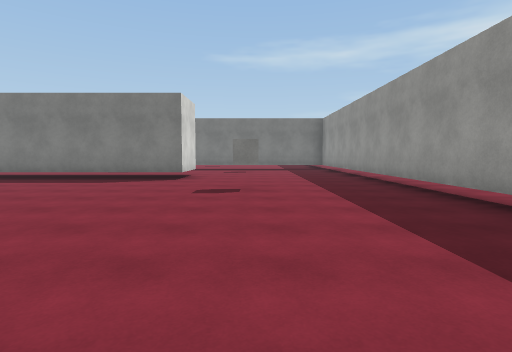
View 1 (above)

24 first-person views from a walk through a Unity game level. The camera is 1.4 m above the floor, tilts 4° down and sees 80° across. The floor is counted in squares, 2 m on a side. Each view is taken from the middle of a square. On the plan, view 1 faces up. The plan holds only what a view shows up to about 10 squares ahead; the rest is blank. The place goes on beyond the plan. The player character is not drawn. Surface patterns are stand-ins for the level's own textures.

View 2
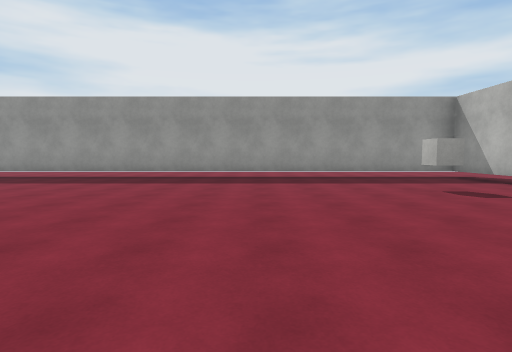

View 3
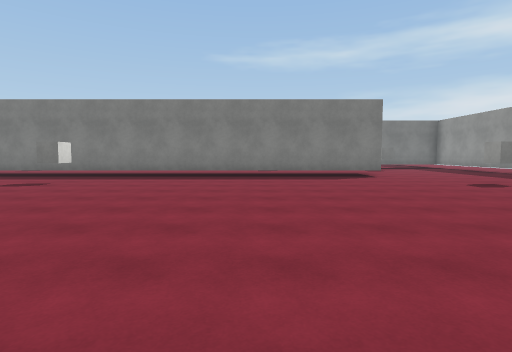

View 4
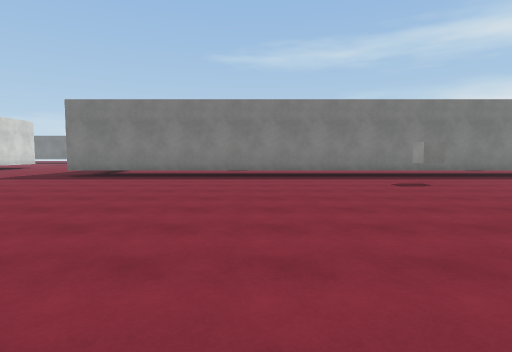

View 5
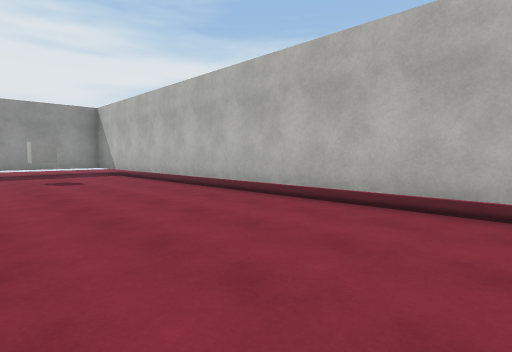

View 6
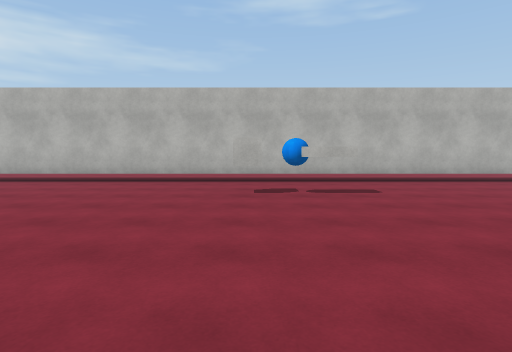

View 7
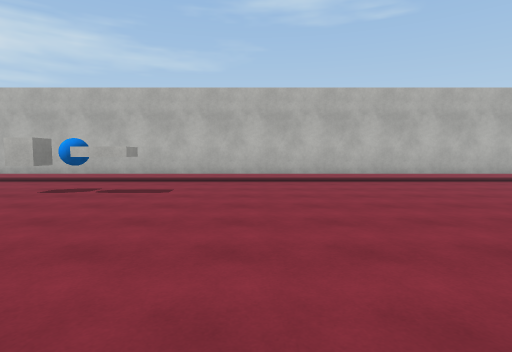

View 8
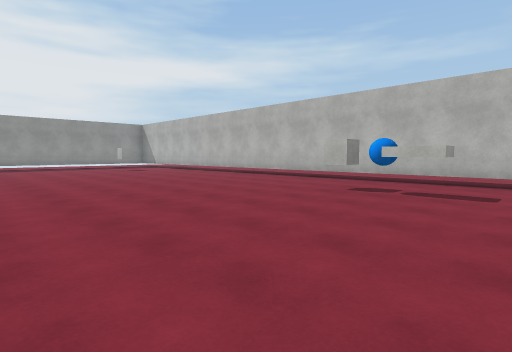

View 9
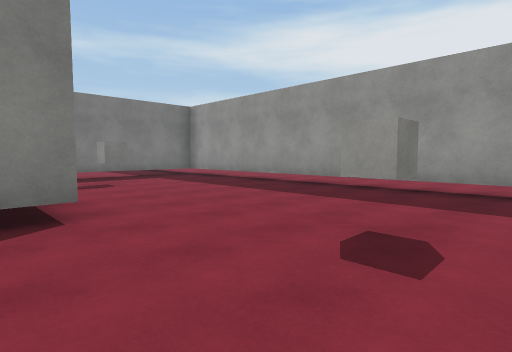

View 10
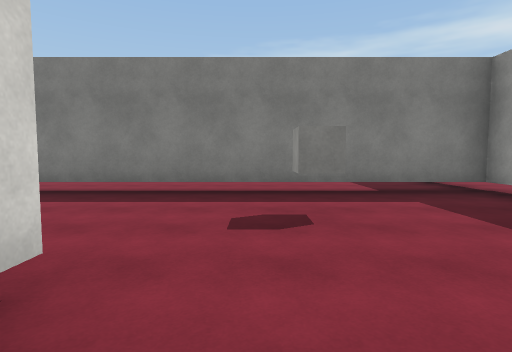

View 11
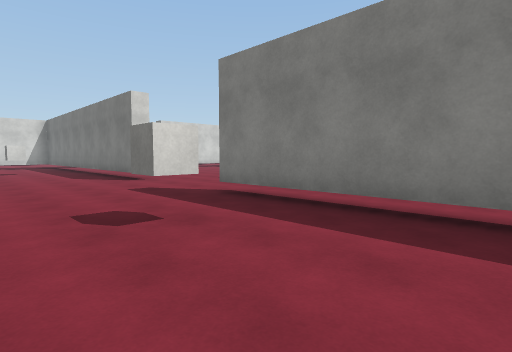

View 12
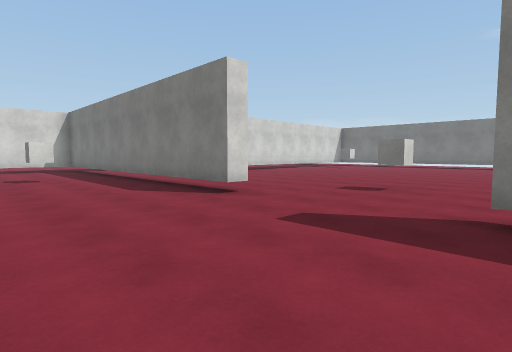

View 13
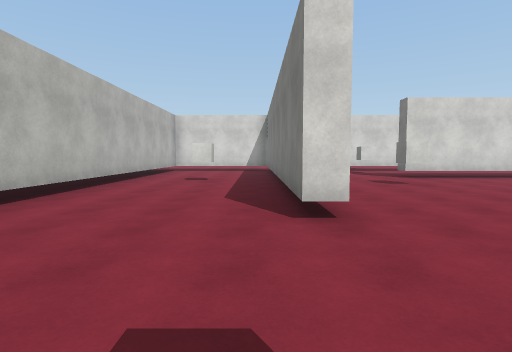

View 14
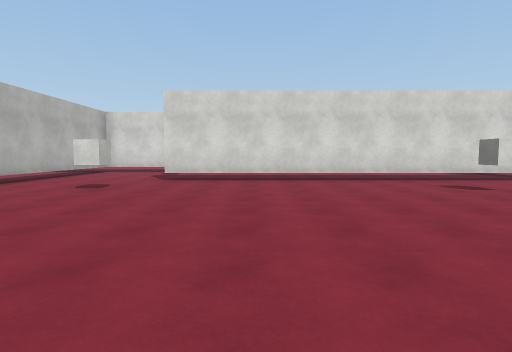

View 15
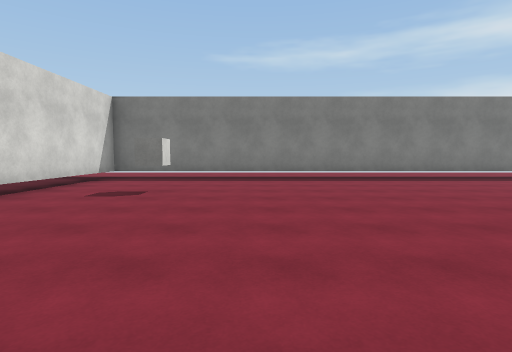

View 16
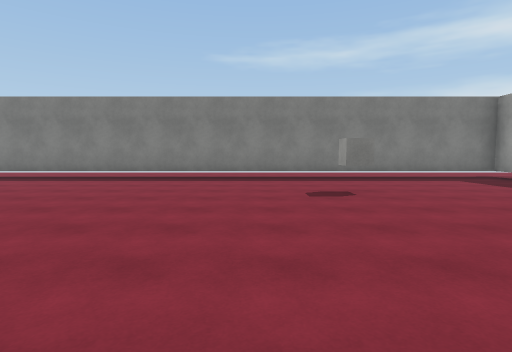

View 17
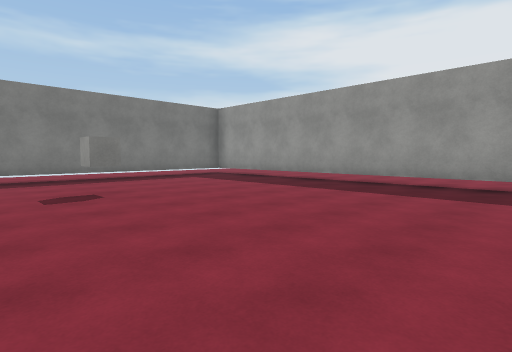

View 18
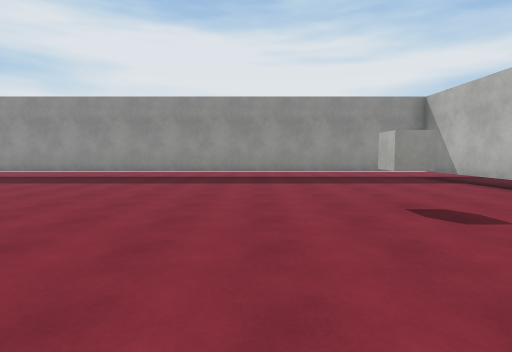

View 19
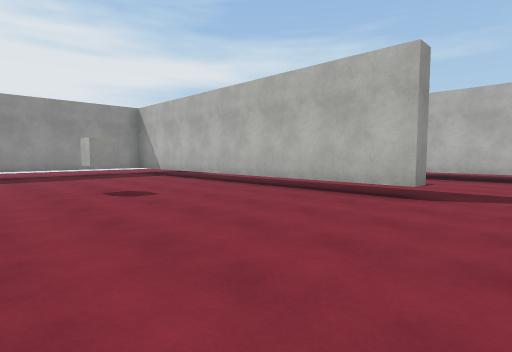

View 20
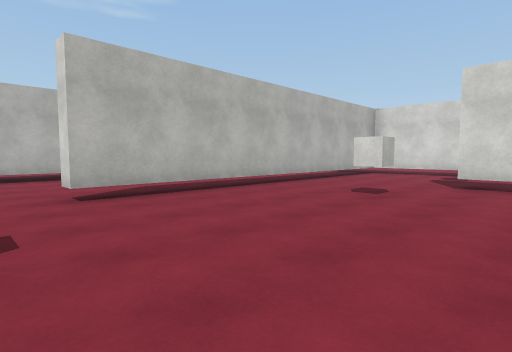

View 21
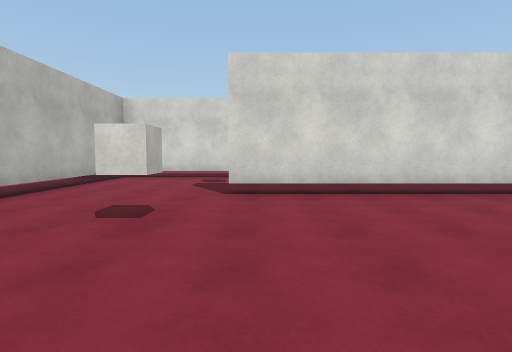

View 22
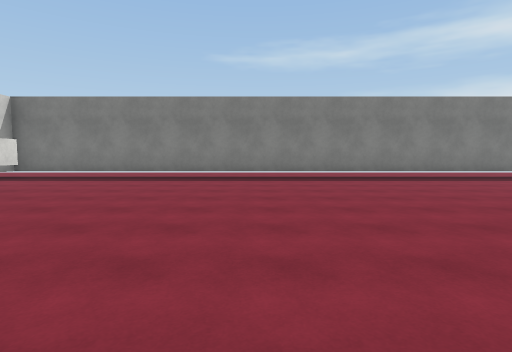

View 23
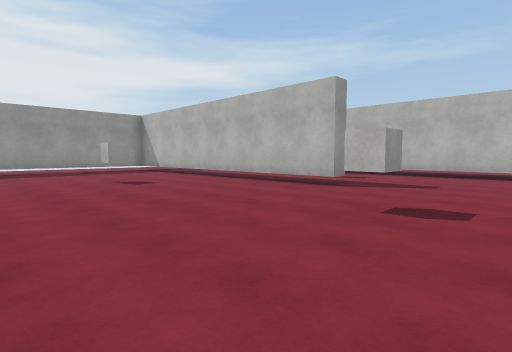

View 24
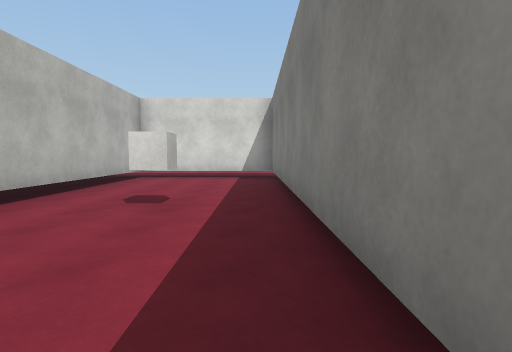

### Floor plan
Key: @ floor where view 1 was taken; # wall or solid block; . floor; C cube; T thing the floor can be seen under or through; O other object.
Columns run from 22 left of view 1 to 4 right of it. Each row starts with its distance up from view 1.
 30      ######################
 29     .#....................#
 28     .#....................#
 27     .#....................#
 26     .#..C...........C.....#
 25     .#....................#
 24     .#....................#
 23     .#....................#
 22     .#....................#
 21     .#....................#
 20     .#....................#
 19    ..#....................#
 18  #.C....C...........C.....#
 17  #............C...........#
 16  #........................#
 15  #TTTTTTTTTT....TTTTTTTTTT
 14  #........................
 13  #.....C.........C........#
 12  #....................C...#
 11   ........................#
 10    ###############  #.....#
  9 .####################.....#
  8 ..........................#
  7 ..........................#
  6  ..........C..........C...#
  5   ........................#
  4    .......................#
  3    .......................#
  2     .......  .............#
  1      .....................#
  0       ................@...#
 -1      .....................#
 -2     ......................#
 -3    .......................#
 -4    .......................#
 -5   ........OC..........C...#
 -6  .........................#
 -7 ###########################

Where each view was taken, in squares from view 1:
view 1: 0 up, 0 right, facing up
view 2: 1 down, 6 left, facing right
view 3: 1 down, 6 left, facing up
view 4: 1 down, 15 left, facing up
view 5: 3 down, 9 left, facing down-right
view 6: 1 up, 11 left, facing down
view 7: 1 up, 15 left, facing down
view 8: 1 up, 14 left, facing down-right
view 9: 5 up, 3 left, facing up-right
view 10: 9 up, 1 left, facing up
view 11: 11 up, 2 left, facing up-left
view 12: 11 up, 6 left, facing up-left
view 13: 14 up, 7 left, facing left
view 14: 21 up, 8 left, facing left
view 15: 20 up, 12 left, facing up
view 16: 20 up, 4 left, facing up
view 17: 20 up, 4 left, facing up-right
view 18: 20 up, 6 left, facing right
view 19: 20 up, 8 left, facing down-right
view 20: 20 up, 9 left, facing down-left
view 21: 19 up, 11 left, facing left
view 22: 20 up, 9 left, facing up
view 23: 21 up, 10 left, facing down-right
view 24: 14 up, 11 left, facing left
